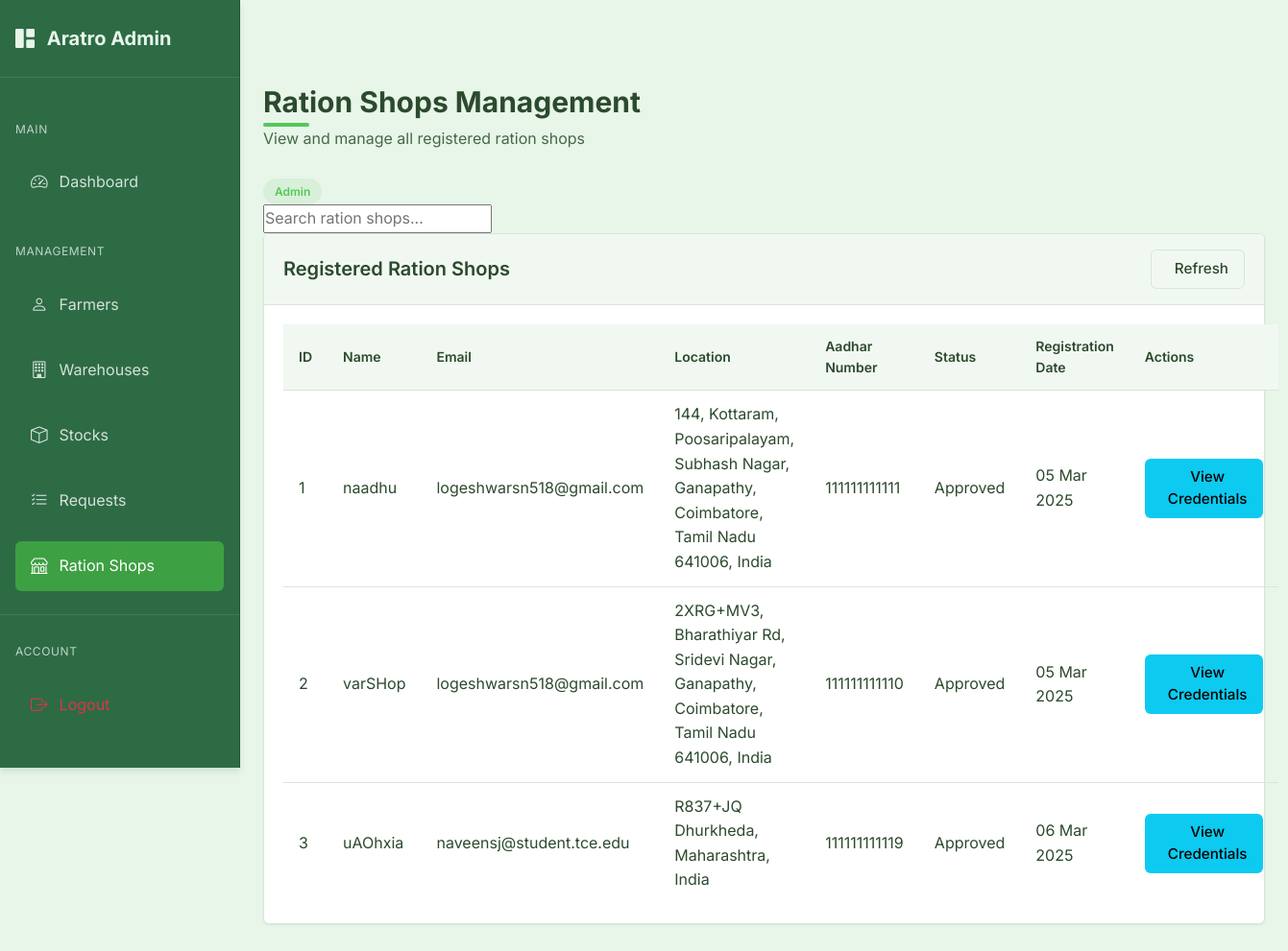
The page /admin/ration-shops (signed in) on the database its author committed.
### models.py (models this page shows, shortened)
class RationShop(db.Model):
    id = db.Column(db.Integer, primary_key=True, autoincrement=True)
    shop_id = db.Column(db.String(50), unique=True, nullable=True)  # Added to match database schema
    user_id = db.Column(db.Integer, db.ForeignKey('user.id'), nullable=True)  # Will be set after approval
    name = db.Column(db.String(100), nullable=False)
    email = db.Column(db.String(100), nullable=False)
    location = db.Column(db.String(200), nullable=False)
    latitude = db.Column(db.Float, nullable=True)  # Latitude for map location
    longitude = db.Column(db.Float, nullable=True)  # Longitude for map location
    aadhar_number = db.Column(db.String(12), unique=True, nullable=False)  # Exactly 12 digits
    status = db.Column(db.String(20), default='pending')  # pending, approved, rejected
    unique_id = db.Column(db.String(20), unique=True, nullable=True)  # Will be set by admin after approval
    temp_password = db.Column(db.String(100), nullable=True)  # Temporary password set by admin
    created_at = db.Column(db.DateTime, default=datetime.utcnow)
    approved_at = db.Column(db.DateTime, nullable=True)
    admin_notes = db.Column(db.Text, nullable=True)
    user = db.relationship('User', backref='ration_shop', lazy=True, uselist=False)

### routes.py (the view)
@admin.route('/ration-shops')
@admin_required
def ration_shops():
    ration_shops = RationShop.query.all()
    return render_template('admin/ration_shops.html', ration_shops=ration_shops)

### app.py (called while the page is built)
@login_manager.user_loader
def load_user(user_id):
    try:
        if user_id.startswith('admin_'):
            admin_id = int(user_id.split('_')[1])
            return Admin.query.get(admin_id)
        else:
            return User.query.get(int(user_id))
    except Exception as e:
        print(f"Error loading user: {e}")
        return None

@app.before_request
def before_request():
    session.permanent = True  # Use permanent session with lifetime set above

### models.py (called while the page is built)
    def get_id(self):
        return f"admin_{self.id}"

    def __repr__(self):
        return f'<Admin {self.email}>'

### routes.py (called while the page is built)
@admin.context_processor
def inject_admin_data():
    admin_data = {'current_user': current_user}
    if current_user.is_authenticated:
        admin_user = Admin.query.get(current_user.id)
        if admin_user:
            admin_data['admin_user'] = admin_user
    return admin_data

### templates/admin/ration_shops.html (shortened to what this page needs)
{% extends "admin/base_admin.html" %}
{% block admin_content %}
<div class="page-header">
    <h1 class="page-title">Ration Shops Management</h1>
    <p class="page-subtitle">View and manage all registered ration shops</p>
</div>
<div class="page-actions">
    <span class="admin-badge admin-badge-primary">
        Admin
    </span>
    <div class="search-container">
        <input type="text" id="searchInput" class="search-input" placeholder="Search ration shops...">
    </div>
</div>
<div class="admin-card">
    <div class="admin-card-header">
        <h5 class="admin-card-title">
            Registered Ration Shops
        </h5>
        <div class="card-actions">
            <button id="refreshBtn" class="btn btn-sm btn-outline">
                 Refresh
            </button>
        </div>
    </div>
    <div class="admin-card-body">
        {% if ration_shops %}
        <table class="admin-table" id="rationShopsTable">
            <thead>
                <tr>
                    <th>ID</th>
                    <th>Name</th>
                    <th>Email</th>
                    <th>Location</th>
                    <th>Aadhar Number</th>
                    <th>Status</th>
                    <th>Registration Date</th>
                    <th>Actions</th>
                </tr>
            </thead>
            <tbody>
                {% for shop in ration_shops %}
                <tr data-shop-id="{{ shop.id }}">
                    <td>{{ shop.id }}</td>
                    <td>{{ shop.name }}</td>
                    <td>{{ shop.email }}</td>
                    <td>{{ shop.location }}</td>
                    <td>{{ shop.aadhar_number }}</td>
                    <td class="status-cell">
                        {% if shop.status == 'pending' %}
                        <span class="status-badge status-pending">Pending</span>
                        {% elif shop.status == 'approved' %}
                        <span class="status-badge status-approved">Approved</span>
                        {% elif shop.status == 'rejected' %}
                        <span class="status-badge status-rejected">Rejected</span>
                        {% endif %}
                    </td>
                    <td>{{ shop.created_at.strftime('%d %b %Y') }}</td>
                    <td>
                        {% if shop.status == 'pending' %}
                        <div class="action-buttons">
                            <button class="btn btn-sm btn-success approve-btn" data-shop-id="{{ shop.id }}">
                                <i class="fas fa-check"></i> Accept
                            </button>
                            <button class="btn btn-sm btn-danger reject-btn" data-shop-id="{{ shop.id }}">
                                <i class="fas fa-times"></i> Deny
                            </button>
                        </div>
                        {% elif shop.status == 'approved' %}
                        <div class="action-buttons">
                            <button class="btn btn-sm btn-info view-credentials-btn" data-shop-id="{{ shop.id }}">
                                 View Credentials
                            </button>
                        </div>
                        {% elif shop.status == 'rejected' %}
                        <span class="text-danger"><i class="fas fa-times-circle"></i> Denied</span>
                        {% endif %}
                    </td>
                </tr>
                {% endfor %}
            </tbody>
        </table>
        {% else %}
        <p>No ration shops registered yet.</p>
        {% endif %}
    </div>
</div>
{% endblock %}

### static/css/style.css (style rules this page uses)
:root { --primary-color: #55c759; --primary-dark: #3da042; --primary-light: #7ed681; --secondary-color: #358856; --secondary-dark: #246b3d; --secondary-light: #4a9d6a; --accent-1: #92d275; --accent-2: #6ab04c; --accent-3: #437c2d; --background-color: #e8f5e9; --surface-color: #f1f8f1; --surface-hover: #e1efe1; --text-primary: #2c4a2d; --text-secondary: #456946; --text-light: #588559; --success-color: #55c759; --error-color: #e57373; --error-color-rgb: 229, 115, 115; --warning-color: #ffd54f; --info-color: #4db6ac; --border-color: #d7e6d7; --border-radius: 0.375rem; --shadow-sm: 0 1px 2px rgba(53, 136, 86, 0.1); --shadow-md: 0 4px 6px rgba(53, 136, 86, 0.15); --shadow-lg: 0 10px 15px rgba(53, 136, 86, 0.2); --spacing-xs: 0.25rem; --spacing-sm: 0.5rem; --spacing-md: 1rem; --spacing-lg: 1.5rem; --spacing-xl: 2rem; --font-family: 'Inter', system-ui, -apple-system, BlinkMacSystemFont, 'Segoe UI', Roboto, Oxygen, Ubuntu, Cantarell, 'Open Sans', 'Helvetica Neue', sans-serif; }
* { margin: 0; padding: 0; box-sizing: border-box; }
body { font-family: var(--font-family); background-color: var(--background-color); color: var(--text-primary); line-height: 1.6; padding-top: 4rem; min-height: 100vh; }
h1, h2, h3, h4, h5, h6 { margin-bottom: var(--spacing-md); color: var(--text-primary); font-weight: 600; }
h1 { font-size: 1.875rem; position: relative; display: inline-block; margin-bottom: 1.5rem; }
h1::after { content: ''; position: absolute; bottom: -0.5rem; left: 0; width: 3rem; height: 0.25rem; background: var(--primary-color); border-radius: 0.125rem; }
.btn { display: inline-flex; align-items: center; justify-content: center; padding: 0.5rem 1rem; border-radius: var(--border-radius); font-family: var(--font-family); font-size: 0.95rem; font-weight: 500; cursor: pointer; transition: all 0.2s ease; border: none; gap: 0.5rem; }
.btn-outline { background-color: transparent; border: 1px solid var(--border-color); color: var(--text-primary); }

### templates/admin/base_admin.html (style rules this page uses)
:root { --primary-color: #55c759; --primary-dark: #3da042; --primary-light: #7ed681; --secondary-color: #358856; --secondary-dark: #246b3d; --secondary-light: #4a9d6a; --accent-1: #92d275; --accent-2: #6ab04c; --accent-3: #437c2d; --background-color: #e8f5e9; --surface-color: #f1f8f1; --surface-hover: #e1efe1; --text-primary: #2c4a2d; --text-secondary: #456946; --text-light: #588559; --success-color: #55c759; --error-color: #e57373; --warning-color: #ffd54f; --info-color: #4db6ac; --border-color: #d7e6d7; --border-radius: 0.375rem; --shadow-sm: 0 1px 2px rgba(53, 136, 86, 0.1); --shadow-md: 0 4px 6px rgba(53, 136, 86, 0.15); --shadow-lg: 0 10px 15px rgba(53, 136, 86, 0.2); }
body { font-family: 'Inter', sans-serif; background-color: var(--background-color); color: var(--text-primary); }
.page-header { margin-bottom: 1.5rem; }
.page-title { font-weight: 700; color: var(--text-primary); margin-bottom: 0.5rem; }
.page-subtitle { color: var(--text-secondary); font-weight: 400; }
.admin-card { background-color: white; border-radius: var(--border-radius); box-shadow: var(--shadow-sm); border: 1px solid var(--border-color); margin-bottom: 1.5rem; transition: all 0.2s; }
.admin-card-header { padding: 1rem 1.25rem; border-bottom: 1px solid var(--border-color); background-color: var(--surface-color); border-radius: var(--border-radius) var(--border-radius) 0 0; display: flex; align-items: center; justify-content: space-between; }
.admin-card-title { font-weight: 600; margin-bottom: 0; color: var(--text-primary); }
.admin-card-body { padding: 1.25rem; }
.admin-table { width: 100%; border-collapse: separate; border-spacing: 0; }
.admin-table th { background-color: var(--surface-color); font-weight: 600; text-align: left; padding: 0.75rem 1rem; border-bottom: 1px solid var(--border-color); color: var(--text-primary); font-size: 0.875rem; }
.admin-table td { padding: 0.75rem 1rem; border-bottom: 1px solid var(--border-color); vertical-align: middle; }
.admin-table tr:last-child td { border-bottom: none; }
.admin-badge { display: inline-flex; align-items: center; padding: 0.25rem 0.75rem; font-size: 0.75rem; font-weight: 600; border-radius: 9999px; }
.admin-badge-primary { background-color: rgba(85, 199, 89, 0.1); color: var(--primary-color); }
.search-input { position: relative; }

### rows shown on the page
RationShop: id "1", name "naadhu", email "logeshwarsn518@gmail.com", location "144, Kottaram, Poosaripalayam, Subhash Nagar, Ganapathy, Coimbatore, Tamil Nadu 641006, India", aadhar_number "111111111111", status "Approved", created_at "05 Mar 2025"
RationShop: id "2", name "varSHop", email "logeshwarsn518@gmail.com", location "2XRG+MV3, Bharathiyar Rd, Sridevi Nagar, Ganapathy, Coimbatore, Tamil Nadu 641006, India", aadhar_number "111111111110", status "Approved", created_at "05 Mar 2025"
RationShop: id "3", name "uAOhxia", email "naveensj@student.tce.edu", location "R837+JQ Dhurkheda, Maharashtra, India", aadhar_number "111111111119", status "Approved", created_at "06 Mar 2025"
